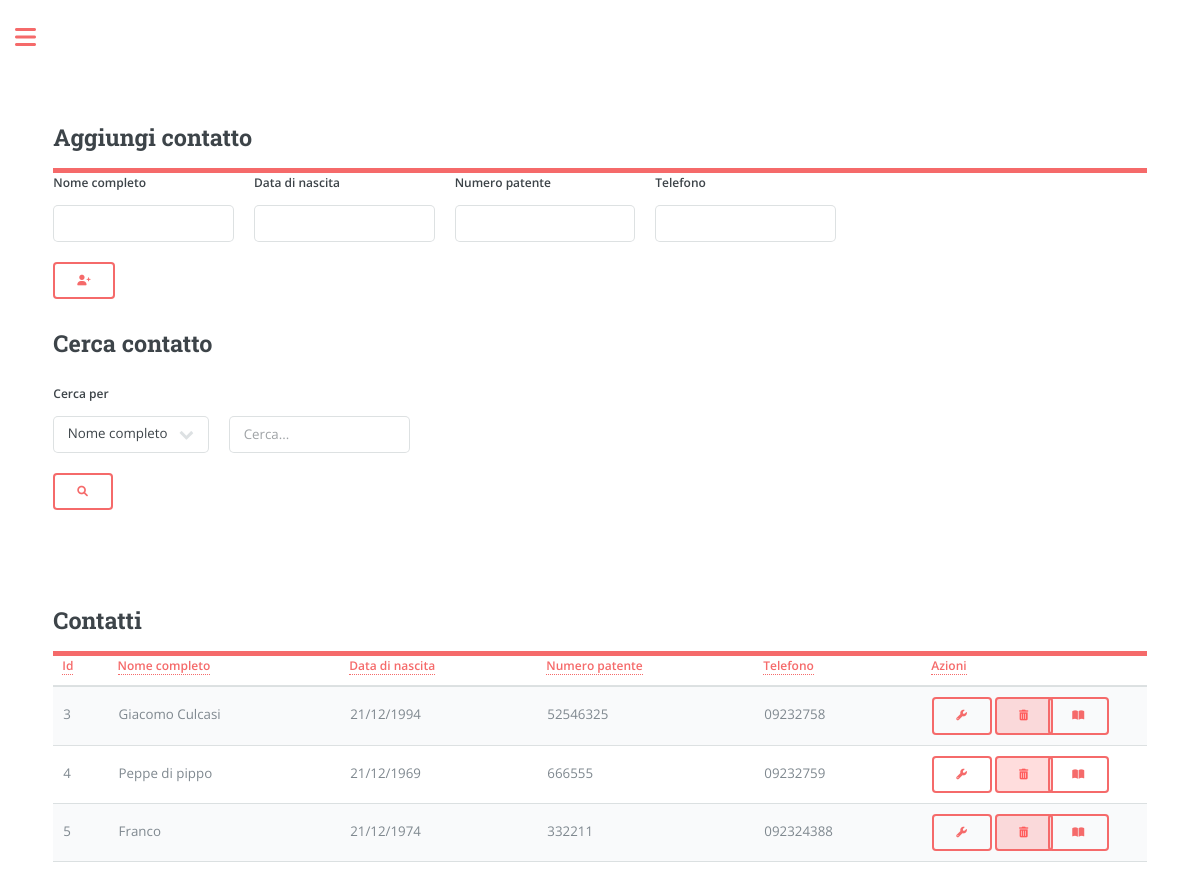
The app's page /contacts (signed in) with its own data.
### app/models.py (models this page shows, shortened)
class Contacts(db.Model):
    id = db.Column(db.Integer, primary_key=True)
    full_name = db.Column(db.String(128), index=True)
    driver_licence_n = db.Column(db.Integer, index=True)
    dob = db.Column(db.String(8), index=True)
    telephone = db.Column(db.String(20), index=True)
    user_id = db.Column(db.Integer, db.ForeignKey('user.id', name='contacts_user_id'), nullable=False)
    bookings = db.relationship('Booking', backref='owner', lazy='dynamic')
    money_spent = db.Column(db.Integer, default=0, index=True)
    rented_days = db.Column(db.Integer, default=0, index=True)

### app/routes.py (the view, shortened to what this page needs)
@app.route('/contacts', methods=['GET', 'POST'])
@login_required
def contacts():
    user_contacts = current_user.contacts.all()
    return render_template('contacts.html' if current_user.language == 'en' else f'contacts_{current_user.language}.html',
                           user_contacts=user_contacts, user_name=current_user.username if current_user.is_authenticated else None)

### app/models.py (called while the page is built)
@login.user_loader
def load_user(id):
    return User.query.get(int(id))

### app/templates/contacts_it.html (shortened to what this page needs)
{% if current_user.language == 'en' %}
    {% extends "index.html" %}
{% else %}
    {% extends "index_" + current_user.language + ".html" %}
{% endif %}
{% block content %}
<link rel="stylesheet" href="{{ url_for('static', filename='css/custom.css') }}">
<link rel="stylesheet" href="https://cdnjs.cloudflare.com/ajax/libs/font-awesome/6.0.0-beta3/css/all.min.css">
<form method="POST" action="{{ url_for('contacts') }}">
    <header id="header">
    <h2>Aggiungi contatto</h2>
    </header>
    <div class="row">
      <div class="col">
        <label for="full_name" class="form-label">Nome completo</label>
        <input type="text" class="form-control" id="full_name" name="full_name">
      </div>
      <div class="col">
        <label for="dob" class="form-label">Data di nascita</label>
        <input type="text" class="form-control" id="dob" name="dob">
      </div>
      <div class="col">
        <label for="driver_licence_n" class="form-label">Numero patente</label>
        <input type="text" class="form-control" id="driver_licence_n" name="driver_licence_n">
      </div>
      <div class="col">
        <label for="telephone" class="form-label">Telefono</label>
        <input type="text" class="form-control" id="telephone" name="telephone">
      </div>
    </div>
    <button type="submit" class="btn btn-primary" style="margin-top: 20px;"><i class="fa-solid fa-user-plus"></i></button>
  </form>
    <h2>Cerca contatto</h2>
  <form action="{{ url_for('contacts') }}" method="POST">
    <div class="row">
      <div class="col">
        <label for="search_type" class="form-label">Cerca per</label>
        <select class="form-select" id="search_type" name="search_type">
          <option value="full_name">Nome completo</option>
        </select>
      </div>
      <div class="col">
        <input type="text" class="form-control" id="search_query" name="search_query" placeholder="Cerca...">
      </div>
    </div>
    <button type="submit" class="btn btn-danger" style="margin-top: 20px;"><i class="fa-solid fa-magnifying-glass"></i></button>
  </form>
<header id="header">
    <h2>Contatti</h2>
</header>
<table class="table" id="contactTable">
  <thead>
    <tr>
      <th scope="col"><a href="#" class="sort-link" data-sort="id">Id</a></th>
      <th scope="col"><a href="#" class="sort-link" data-sort="full_name">Nome completo</a></th>
      <th scope="col"><a href="#" class="sort-link" data-sort="dob">Data di nascita</a></th>
      <th scope="col"><a href="#" class="sort-link" data-sort="driver_licence_n">Numero patente</a></th>
      <th scope="col"><a href="#" class="sort-link" data-sort="telephone">Telefono</a></th>
      <th scope="col"><a href="#" class="sort-link" data-sort="action">Azioni</a></th>
    </tr>
  </thead>
  <tbody>
    {% for contact in user_contacts %}
    <tr>
        <td data-sort="id">{{ contact.id }}</td>
        <td data-sort="full_name">{{ contact.full_name }}</td>
        <td data-sort="dob">{{ contact.dob }}</td>
        <td data-sort="driver_licence_n">{{ contact.driver_licence_n }}</td>
        <td data-sort="telephone">{{ contact.telephone }}</td>
        <td>
          <form class="table-form" action="{{ url_for('contact_manage', contact_id=contact.id) }}" method="get">
              <button type="submit" style="margin-right: -20px;"><i class="fa-solid fa-wrench"></i></button>
          </form>
      </td>
      <form action="{{ url_for('contacts') }}" method="POST">
      <td>
        <button type="submit" style="margin-left: -50px;" class="btn btn-danger btn-delete" name="delete_contact" value="{{ contact.id }}" onclick="return confirm('Are you sure you want to delete this contact?');"><i class="fas fa-trash-alt"></i></button>
      </td>
      <td>
        <button type="submit" style="margin-left: -50px;" class="btn btn-danger" name="book_contact" value="{{ contact.id }}"><i class="fa-solid fa-book-open"></i></button>
      </td>
    </tr>
    {% endfor %}
</tbody>
</table>
{% endblock %}

### app/templates/index_it.html (shortened to what this page needs)
<!DOCTYPE HTML>
<html>
	<head>
		<link rel="stylesheet" href="{{url_for('static', filename='css/main.css')}}"/>
		<link rel="stylesheet" href="{{url_for('static', filename='css/custom.css')}}"/>
		<link rel="stylesheet" href="https://cdnjs.cloudflare.com/ajax/libs/font-awesome/6.0.0-beta3/css/all.min.css">
	</head>
	<body class="is-preload">
			<div id="wrapper">
					<div id="main">
						<div class="inner">
								<section id="banner">
									<div class="content">
										{% block content %} {% endblock %}
								</section>
						</div>
					</div>
			</div>
	</body>
</html>

### app/static/css/custom.css (style rules this page uses)
form.table-form { margin: 0; }

### records on screen
Contacts: id "3", full_name "Giacomo Culcasi", dob "21/12/1994", driver_licence_n "52546325", telephone "09232758"
Contacts: id "4", full_name "Peppe di pippo", dob "21/12/1969", driver_licence_n "666555", telephone "09232759"
Contacts: id "5", full_name "Franco", dob "21/12/1974", driver_licence_n "332211", telephone "092324388"
